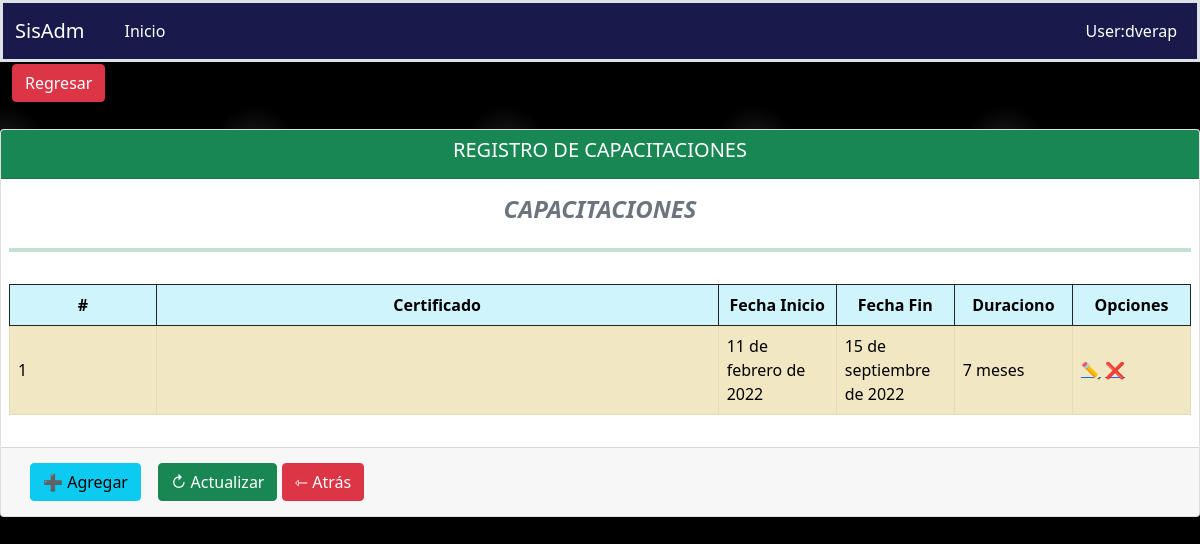
Screenshot of /fichaPersonal/registroCapacitaciones/2/ with the database file from the repository.
### aplicaciones/ficha_personal/models.py (models this page shows, shortened)
class Capacitaciones(models.Model):
    empleado = models.ForeignKey(Empleado, on_delete=models.PROTECT, blank=True, null=True)
    certificado = models.FileField(upload_to='fichaPersonal/capacitaciones', blank=True, null=True)
    fecha_Inicio = models.DateField(blank=True, null=True, auto_now=False)
    fecha_Fin = models.DateField(blank=True, null=True, auto_now=False)
    duracion = models.CharField(max_length=10, blank=True, null=True)
    class Meta:
        verbose_name = "Capacitacion"
        verbose_name_plural = "Capacitaciones"
        ordering = ('id',)

### aplicaciones/ficha_personal/views/Capacitaciones/views.py (the view)
# urls.py: path('registroCapacitaciones/<int:pk>/', RegistroCapacitacionesListView.as_view(), name='registroCapacitaciones'),
class RegistroCapacitacionesListView(ListView):
    template_name = "Capacitaciones/registroCapacitaciones.html"
    context_object_name = 'capacitaciones'
    model = Capacitaciones
    paginate_by = 3
    def get_queryset(self):
        print("mira", type(self.kwargs['pk']), self.kwargs['pk'])
        return self.model.objects.filter(empleado__id=self.kwargs['pk'])
    def get_context_data(self, **kwargs):
        context = super().get_context_data(**kwargs)
        context['url_anterior'] = '/fichaPersonal/capacitaciones'
        context['listar_url']= '/fichaPersonal/registroCapacitaciones'
        context['crear_url'] = '/fichaPersonal/crearcontactoEmergencias/'
        context['titulo'] = 'REGISTRO DE CAPACITACIONES'
        context['query'] = self.request.GET.get("query") or ""
        return context

### aplicaciones/ficha_personal/templates/Capacitaciones/registroCapacitaciones.html
{% extends 'boton_agr_reg.html' %}
{% load static %}
{% block controls %}
    <h4 class="fw-bold fst-italic text-secondary text-center">CAPACITACIONES</h4>
    <hr class="bg-success border-4 border-top border-success">
    <table class="table table-info table-striped table-bordered border-dark">
    {% block columns %}
            <thead>
                <tr class="text-center">
                    <th scope="col" style="width: 5px;">#</th>
                    <th scope="col" style="width: 20px;">Certificado</th>
                    <th scope="col" style="width: 10%;">Fecha Inicio</th>
                    <th scope="col" style="width: 10%;">Fecha Fin</th>
                    <th scope="col" style="width: 10%;">Duraciono</th>
                    <th scope="col" style="width: 10%;">Opciones</th>
                </tr>
            </thead>
    {% endblock %}
    {% block rows %}
        {% for cap in capacitaciones %}
            <tbody>
                <tr class="align-middle table-warning">
                    <td>{{forloop.counter}}</td>
                    <td>{{ cap.certificado }}</td>
                    <td>{{ cap.fecha_Inicio }}</td>
                    <td>{{ cap.fecha_Fin }}</td>
                    <td>{{ cap.duracion }}</td>
                    <td class="acciones">
                        <a href="{% url 'ficha_Personal:actualizarCapacitaciones' cap.id %}">✏️</a>
                        <a href="{% url 'ficha_Personal:deleteCapacitaciones' cap.id %}">❌</a>
                    </td>
                </tr>
            </tbody>
        {% endfor %}
    {% endblock %}
    </table>
{% endblock %}

### static/css/estilos.css (style rules this page uses)
body { background-color:black; background-image: radial-gradient(white, rgba(255,255,255,.2) 2px, transparent 40px), radial-gradient(white, rgba(255,255,255,.15) 1px, transparent 30px), radial-gradient(white, rgba(255,255,255,.1) 2px, transparent 40px), radial-gradient(rgba(255,255,255,.4), rgba(255,255,255,.1) 2px, transparent 30px); background-size: 550px 550px, 350px 350px, 250px 250px, 150px 150px; background-position: 0 0, 40px 60px, 130px 270px, 70px 100px; color: #171a4a; }

### rows the page displays
Capacitaciones: fecha_Inicio "11 de febrero de 2022", fecha_Fin "15 de septiembre de 2022", duracion "7 meses"

### other values shown
{{ titulo }} "REGISTRO DE CAPACITACIONES"
